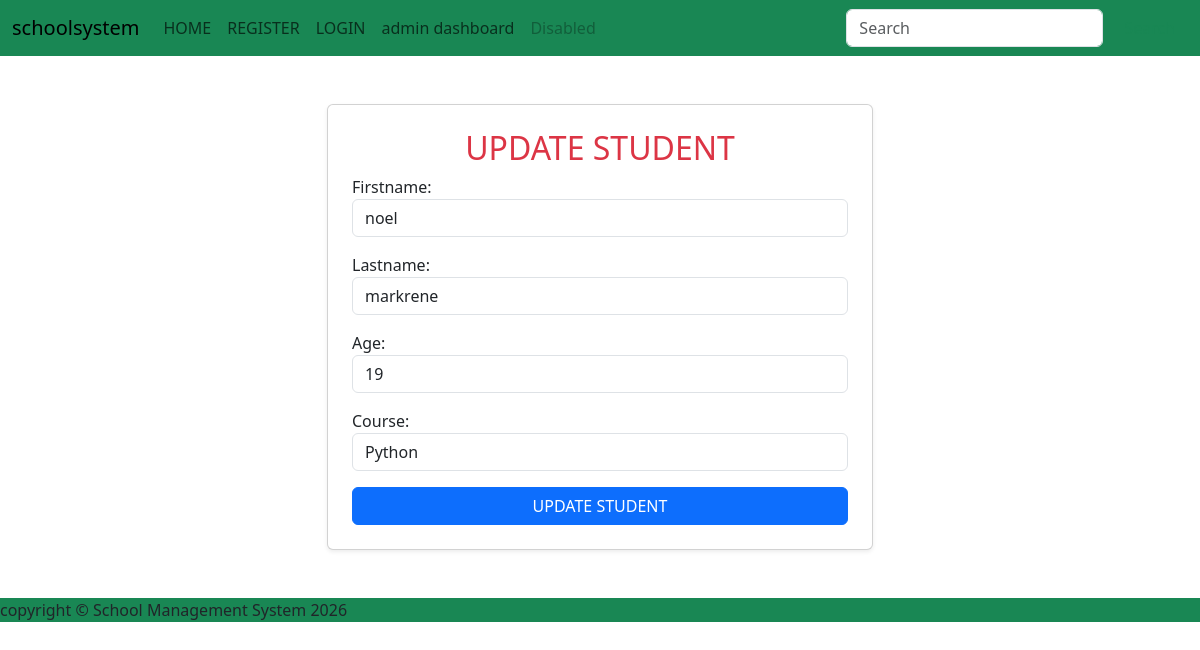
The app's page /update/11/, older data.
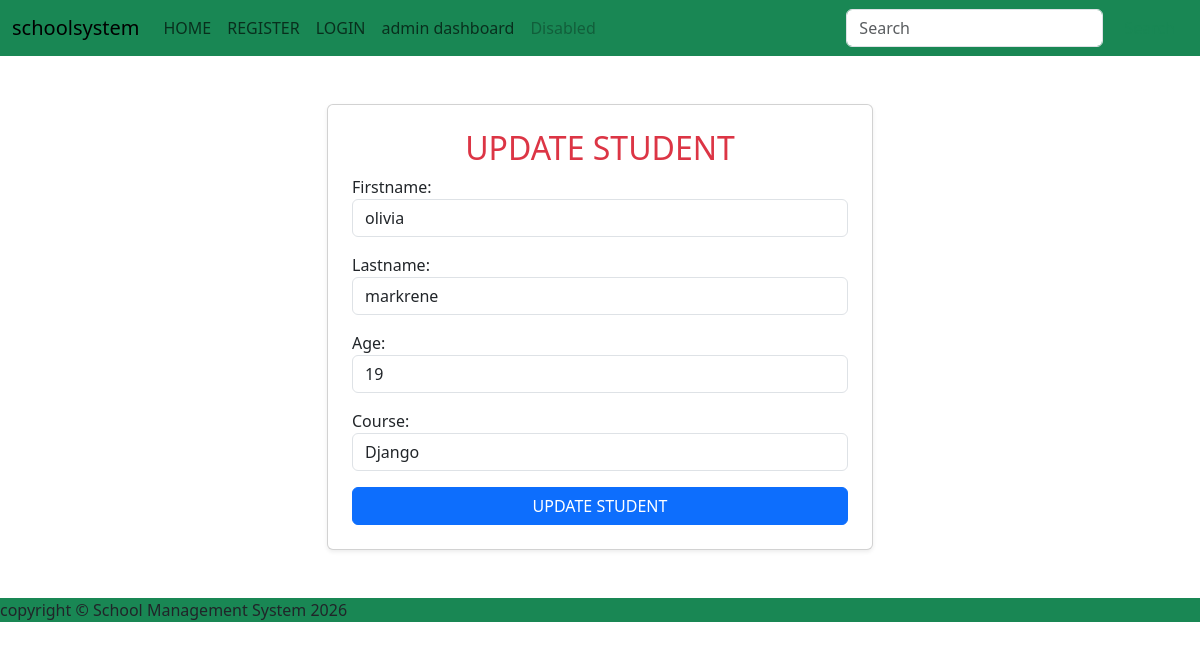
The same page, newer data.
### myapp/models.py (models this page shows, shortened)
class Student(models.Model):
   firstname = models.CharField(max_length=50)
   age = models.IntegerField()
   course = models.CharField(max_length=50)
   lastname = models.CharField(max_length=50)

### myapp/views.py (the view)
# urls.py: path('update/<int:id>/',views.update_student,name='update'),
def update_student(request,id):
    student = get_object_or_404(Student,pk=id)
    form = StudentForm(request.POST or None, instance=student)
    if form.is_valid():
        form.save()
        messages.success(request,'User created successfully')
        return redirect('students')
    return render(request,'studentform.html',{'form':form})

### myapp/forms.py
class StudentForm(forms.ModelForm):
    class Meta:
        model = Student
        fields = ['firstname','lastname','age','course']
        widgets = {
            'firstname':forms.TextInput(attrs={'class':'form-control','placeholder':'Enter First Name'}),
            'lastname':forms.TextInput(attrs={'class':'form-control','placeholder':'Enter Last Name'}),
            'age':forms.NumberInput(attrs={'class':'form-control','placeholder':'Enter Age'}),
            'course':forms.Select(choices=[
                ('python','Python'),
                ('django','Django'),
                ('javascript','JavaScript'),
                ('react','React'),
                ('angular','Angular'),
                ('artificial intelligence','Artificial Intelligence')
            ]
            ,attrs={'class':'form-control'})
        }

### myapp/templates/studentform.html (shortened to what this page needs)
{% extends 'base.html' %}
{% block content %}
<div class="container my-5">
  <div class="row justify-content-center">
    <div class="col-md-6">
      <div class="card shadow-sm p-4">
<h2 class="text-danger text-center">
  {%if form.instance.id%}
UPDATE STUDENT
  {%else%}
  ADD STUDENT
  {%endif%}
</h2>
<form method="post">
  {{ form.as_p }}
<button class="btn btn-primary w-100" type="submit">
  {%if form.instance.id%}
  UPDATE STUDENT
  {%else%}
  ADD STUDENT
  {%endif%}
</button>
</form>
</div>
</div>
</div>
</div>
{% endblock %}

Row changes from the older to the newer data that the page shows:
changed Student "markrene": firstname "noel" → "olivia"; course "Python" → "Django"
